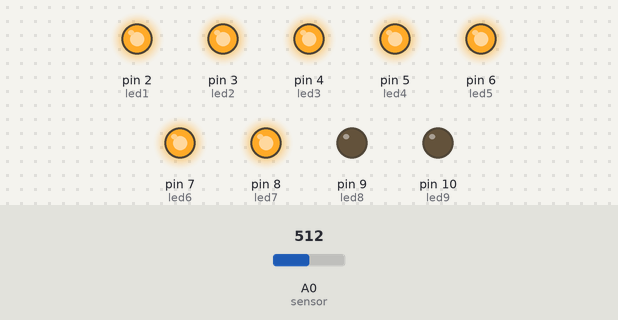
Bench run of a sketch on a simulated Arduino Uno, built with avr-gcc and run on an emulated ATmega328P. Shown: output pins drawn as LEDs (lit = HIGH). Inputs (shaded band) come from the test bench; at power-on: A0 (sensor) = 512.

Above: at 1.2 s.
1.3 s: A0 (sensor) set to 477
At 2.4 s:
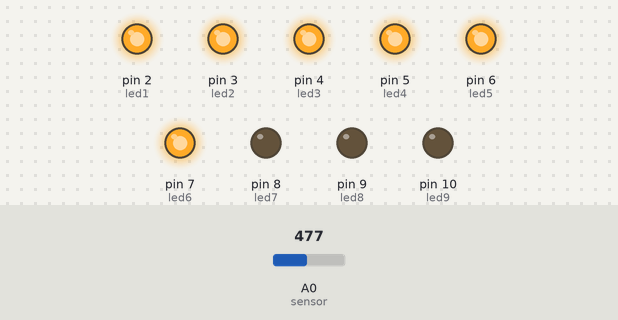
2.8 s: A0 (sensor) set to 439
4.3 s: A0 (sensor) set to 411
At 4.7 s:
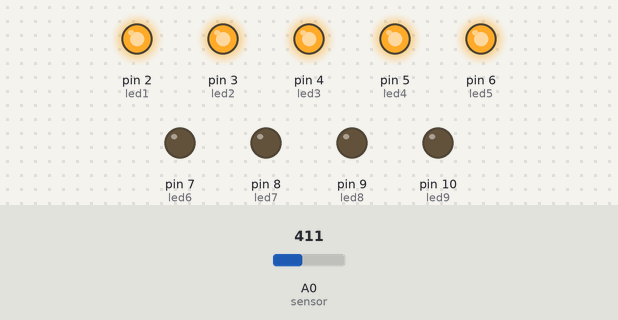
5.8 s: A0 (sensor) set to 362
7.3 s: A0 (sensor) set to 342
At 8.2 s:
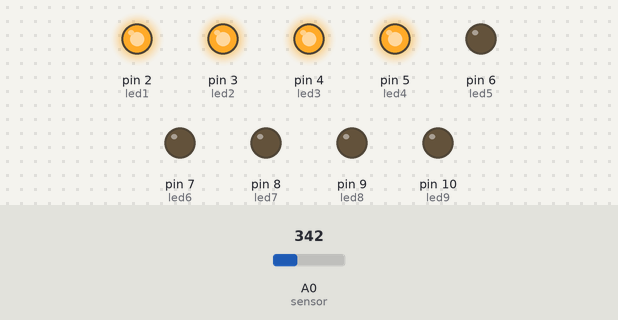
8.8 s: A0 (sensor) set to 360
At 9.3 s:
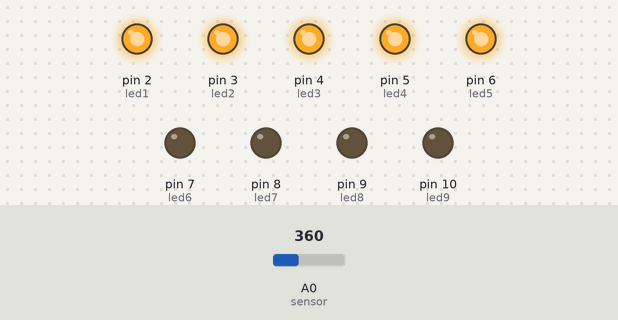
Timing chart, 0 to 11.3 s (numbered marks = the images above; inputs shaded):
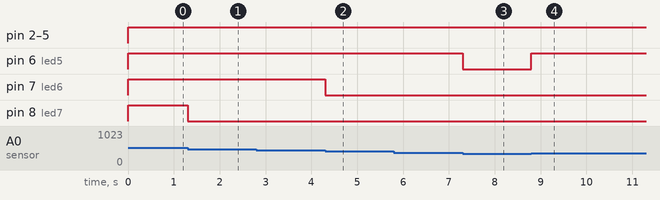

The sketch:

Avancado.ino
```cpp
#define led1 2 // pinos em que os leds serão conectado
#define led2 3
#define led3 4
#define led4 5
#define led5 6
#define led6 7
#define led7 8
#define led8 9
#define led9 10

void setup() {
  pinMode(led1, OUTPUT);
  pinMode(led2, OUTPUT);
  pinMode(led3, OUTPUT);
  pinMode(led4, OUTPUT);
  pinMode(led5, OUTPUT);
  pinMode(led6, OUTPUT);
  pinMode(led7, OUTPUT);
  pinMode(led8, OUTPUT);
  pinMode(led9, OUTPUT);
}

void loop() {
  int sensor = analogRead(A0); // é atribuida a variável 'sensor' o valor da intensidade do som captado

  if(sensor > 70){ // acende o primeiro led se a intensidade do som passar de 70
    digitalWrite(led1, HIGH);
  }else{
    digitalWrite(led1, LOW);
  }

  if(sensor > 140){ // acende o segundo led se a intensidade do som passar de 140
    digitalWrite(led2, HIGH);
  }else{
    digitalWrite(led2, LOW);
  }

  if(sensor > 210){ // acende o terceito led se a intensidade do som passar de 210
    digitalWrite(led3, HIGH);
  }else{
    digitalWrite(led3, LOW);
  }

  if(sensor > 280){ // acende o quarto led se a intensidade do som passar de 280
    digitalWrite(led4, HIGH);
  }else{
    digitalWrite(led4, LOW);
  }

  if(sensor > 350){ // acende o quinto led se a intensidade do som passar de 350
    digitalWrite(led5, HIGH);
  }else{
    digitalWrite(led5, LOW);
  }

  if(sensor > 420){ // acende o sexto led se a intensidade do som passar de 420
    digitalWrite(led6, HIGH);
  }else{
    digitalWrite(led6, LOW);
  }

  if(sensor > 490){ // acende o sétimo led se a intensidade do som passar de 490
    digitalWrite(led7, HIGH);
  }else{
    digitalWrite(led7, LOW);
  }

  if(sensor > 560){ // acende o oitavo led se a intensidade do som passar de 560
    digitalWrite(led8, HIGH);
  }else{
    digitalWrite(led8, LOW);
  }

  if(sensor > 630){ // acende o nono led se a intensidade do som passar de 630
    digitalWrite(led9, HIGH);
  }else{
    digitalWrite(led9, LOW);
  }
}
```

Measured:
- the behaviour switches between 491 and 490 on A0 (sensor) (found by bisection; images 0 and 1)
- the behaviour switches between 421 and 420 on A0 (sensor) (found by bisection; images 1 and 2)
- the behaviour switches between 351 and 350 on A0 (sensor) (found by bisection; images 2 and 3)
- after the input at 1.3 s, pin 8 (led7): HIGH → LOW at once
- after the input at 2.8 s, every drawn part: stays the same
- after the input at 4.3 s, pin 7 (led6): HIGH → LOW at once
- after the input at 5.8 s, every drawn part: stays the same
- after the input at 7.3 s, pin 6 (led5): HIGH → LOW at once
- after the input at 8.8 s, pin 6 (led5): LOW → HIGH at once
